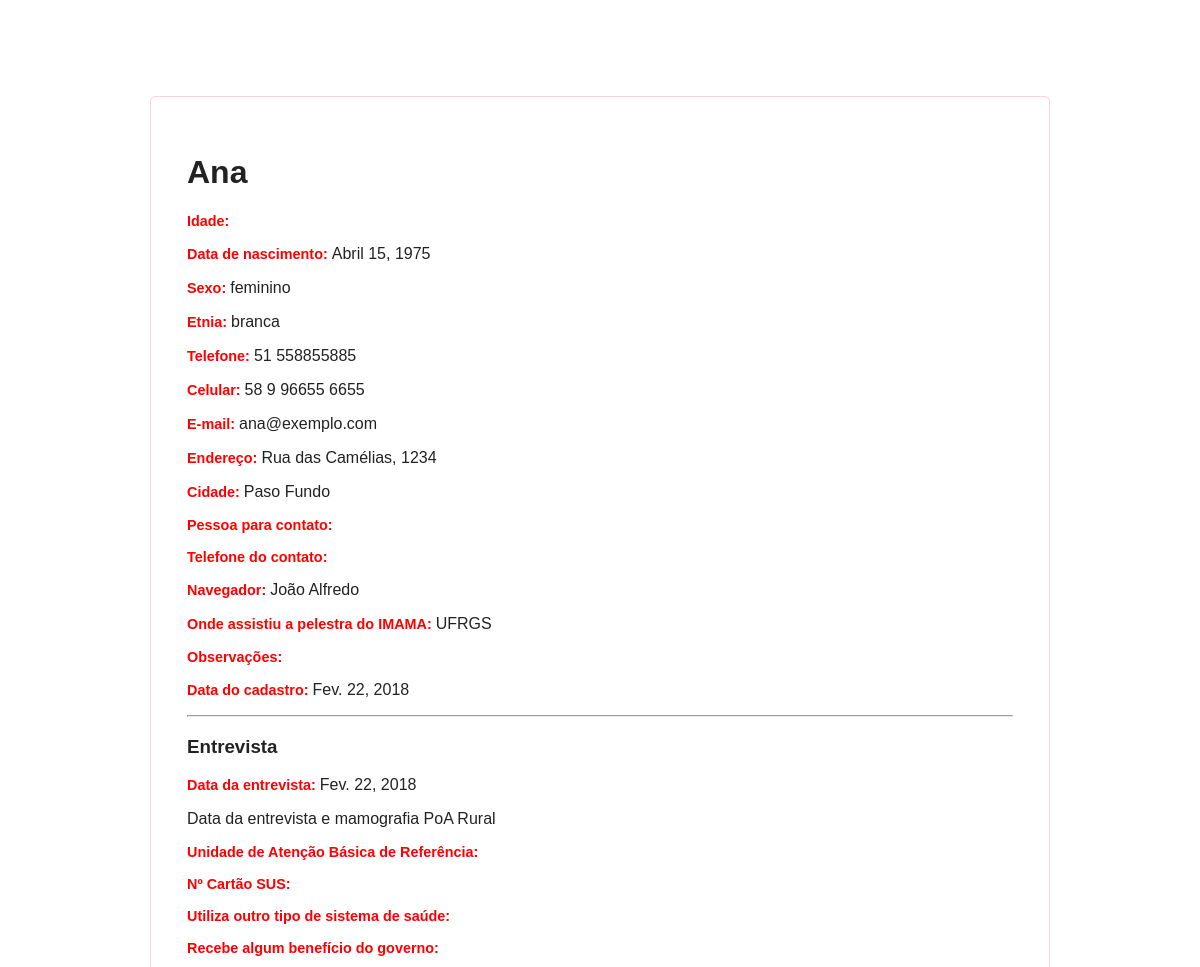
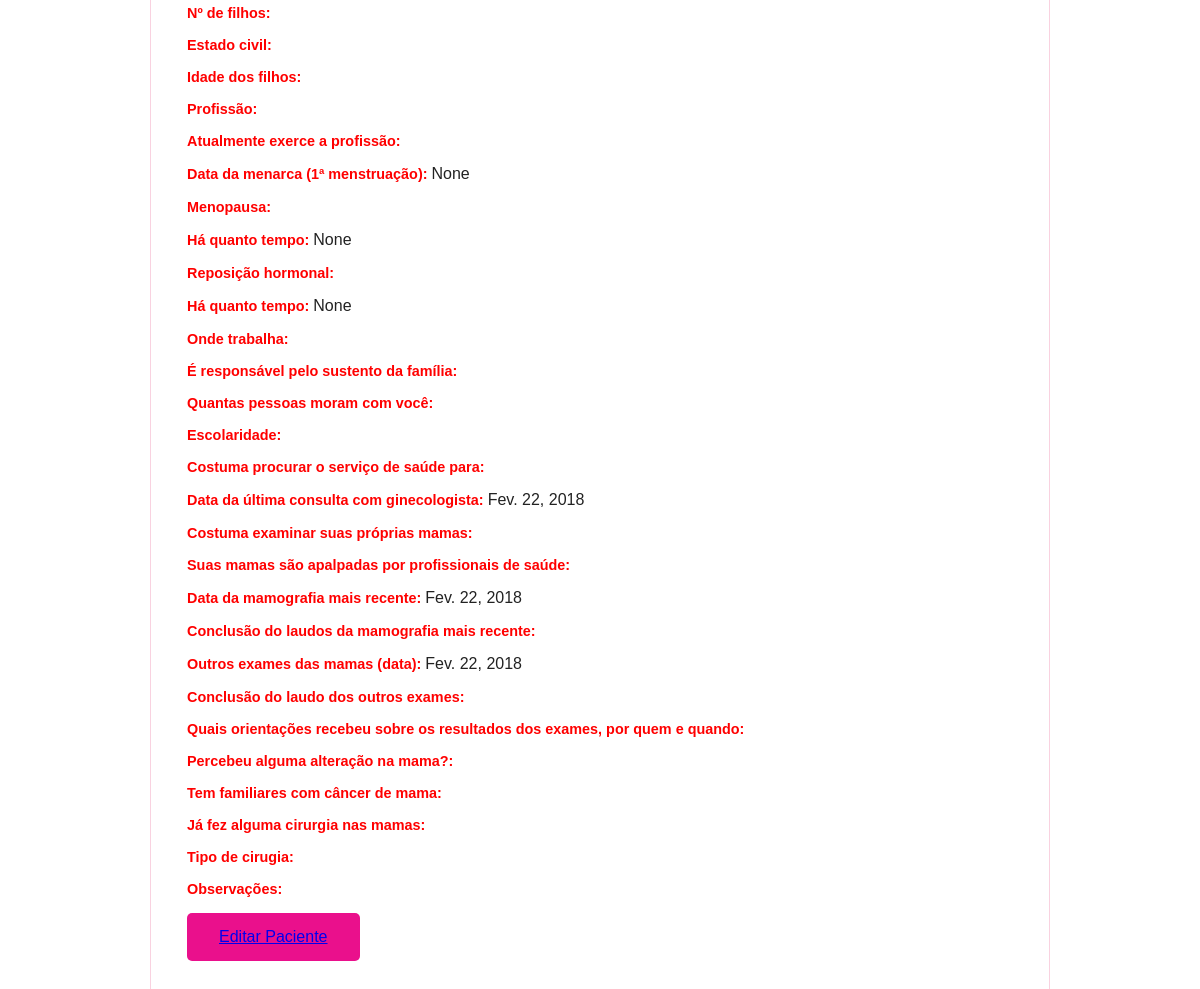
The page /paciente/3/ on the database its author committed (2 pictures, top to bottom).
### imama/models.py (models this page shows, shortened)
class Paciente(models.Model):
    imama = models.ForeignKey('auth.User',on_delete=models.CASCADE)
    nome = models.CharField('Nome da paciente', max_length=200, help_text='*')
    local_palestra = models.CharField('Onde assistiu a palestra do IMAMA', blank=True, max_length=200)
    data_nascimento = models.DateField('Data de nascimento', help_text='* Formato: dd/mm/aaaa')
    sexo = models.CharField(max_length=10, help_text='*')
    etnia = models.CharField(max_length=20, help_text='*')
    telefone = models.CharField(max_length=20, help_text='* Exemplo: 99 9999999999')
    celular = models.CharField(max_length=20, blank=True, help_text=' Exemplo: 99 9999999999')
    email = models.CharField(max_length=200, help_text='*')
    endereco = models.CharField('Endereço', max_length=400, help_text='*')
    cidade = models.CharField(max_length=50, help_text='*')
    contato_nome = models.CharField('Pessoa para contato', blank=True, max_length=200)
    contato_telefone = models.CharField('Telefone do contato', blank=True, max_length=20)
    cpf = models.CharField('CPF', max_length=20, help_text=' Apenas números')
    rg = models.CharField('RG', max_length=20, help_text='*')
    amigo_rosa = models.CharField('Navegador', max_length=200, help_text='*')
    data_cadastro = models.DateField(default=timezone.now)
    observacoes = models.TextField('Observações', blank=True)
    data_entrevista = models.DateField('Data da entrevista e mamografia PoA Rural',default=timezone.now, blank=True, null=True)
    UAB_referencia = models.CharField('Unidade de Atenção Básica de Referência', max_length=200, blank=True)
    cartao_sus = models.CharField('Nº Cartão SUS', max_length=20, blank=True)
    sistema_saude = models.CharField('Utiliza outro tipo de sistema de saúde', max_length=200, blank=True)
    beneficio_governo = models.CharField('Recebe algum benefício do governo', max_length=20, blank=True)
    qtdade_filhos = models.CharField('Estado civil', max_length=20, blank=True)
    estado_civil = models.CharField('Nº de filhos', max_length=20, blank=True)
    idade_filhos = models.CharField('Idade dos filhos', max_length=20, blank=True)
    profissao = models.CharField('Profissão', max_length=50, blank=True)
    exerce_profissao = models.CharField('Atualmente exerce a profissão', max_length=20, blank=True)
    data_menarca = models.DateField('Data da menarca (1ª menstruação)', blank=True, null=True)
    menopausa = models.CharField('Menopausa', max_length=20, blank=True)
    data_menopausa = models.DateField('Desde quando', blank=True, null=True)
    reposicao_hormonal = models.CharField('Reposição hormonal', max_length=20, blank=True)
    data_reposicao_hormonal = models.DateField('Há quanto tempo', blank=True, null=True)
    local_trabalho = models.CharField('Onde trabalha', max_length=200, blank=True)
    sustenta_familia = models.CharField('É responsável pelo sustento da família', max_length=20, blank=True)
    pessoas_familia = models.CharField('Quantas pessoas moram com você', max_length=2, blank=True)
    escolaridade = models.CharField('Escolaridade ', max_length=40, blank=True)
    motivos_servico_saude = models.TextField('Costuma procurar o serviço de saúde para', blank=True)
    ultima_consulta_ginecologista = models.DateField('Data da última consulta com ginecologista', default=timezone.now, blank=True, null=True)
    auto_exame = models.CharField('Costuma examinar suas próprias mamas', max_length=20, blank=True)
    exame_profissional = models.CharField('Suas mamas são apalpadas por profissionais de saúde', max_length=20, blank=True)
    data_mamografia = models.DateField('Data da mamografia mais recente', default=timezone.now, blank=True, null=True)
    conclusao_laudo_mamografia = models.TextField('Conclusão do laudos da mamografia mais recente', blank=True)
    data_outros_exames = models.DateField('Outros exames das mamas (data)', default=timezone.now, blank=True, null=True)
    conclusao_laudo_outros_exames = models.TextField('Conclusão do laudo dos outros exames',blank=True)
    orientacoes_exames = models.TextField('Quais orientações recebeu sobre os resultados dos exames, por quem e quando', blank=True)
    alteracao_mama = models.CharField('Percebeu alguma alteração na mama?', max_length=20, blank=True)
    familiares_cancer_mama = models.CharField('Tem familiares com câncer de mama', max_length=20, blank=True)
    cirurgia_mamas = models.CharField('Já fez alguma cirurgia nas mamas', max_length=20, blank=True)
    tipo_cirurgia_mamas = models.TextField('Tipo de cirugia', blank=True)
    observacoes_entrevista = models.TextField('Observações', blank=True)

### imama/views.py (the view)
# urls.py: url(r'^paciente/(?P<pk>\d+)/$', views.paciente_detalhe, name='paciente_detalhe'),
def paciente_detalhe(request, pk):
    paciente = get_object_or_404(Paciente, pk=pk)
    return render(request, 'imama/paciente_detalhe.html', { 'paciente': paciente })

### imama/templates/imama/paciente_detalhe.html
{% extends 'imama/base.html' %}
{% load staticfiles %}
{% block content %}
    <div class="post">
        <h1>{{ paciente.nome }}</h1>
        <p><span class="negrito">Idade: </span>{{ paciente.idade }}</p>
        <p><span class="negrito">Data de nascimento: </span>{{ paciente.data_nascimento }}</p>
        <p><span class="negrito">Sexo: </span>{{ paciente.sexo }}</p>
        <p><span class="negrito">Etnia: </span>{{ paciente.etnia }}</p>
        <p><span class="negrito">Telefone: </span>{{ paciente.telefone }}</p>
        <p><span class="negrito">Celular: </span>{{ paciente.celular }}</p>
        <p><span class="negrito">E-mail: </span>{{ paciente.email }}</p>
        <p><span class="negrito">Endereço: </span>{{ paciente.endereco }}</p>
        <p><span class="negrito">Cidade: </span>{{ paciente.cidade }}</p>
        <p><span class="negrito">Pessoa para contato: </span>{{ paciente.contato_nome }}</p>
        <p><span class="negrito">Telefone do contato: </span>{{ paciente.contato_telefone }}</p>
        <p><span class="negrito">Navegador: </span>{{ paciente.amigo_rosa }}</p>
        <p><span class="negrito">Onde assistiu a pelestra do IMAMA: </span>{{ paciente.local_palestra }}</p>
        <p><span class="negrito">Observações: </span>{{ paciente.observacoes }}</p>
        <p><span class="negrito">Data do cadastro: </span>{{ paciente.data_cadastro}}</p>
        <hr>
        <h3>Entrevista</h3>
        <p><span class="negrito"> Data da entrevista: </span> {{ paciente.data_entrevista }}</p>
        Data da entrevista e mamografia PoA Rural
        <p><span class="negrito"> Unidade de Atenção Básica de Referência: </span> {{ paciente.UAB_referencia }}</p>
        <p><span class="negrito"> Nº Cartão SUS: </span> {{ paciente.cartao_sus }}</p>
        <p><span class="negrito"> Utiliza outro tipo de sistema de saúde: </span> {{ paciente.sistema_saude }}</p>
        <p><span class="negrito"> Recebe algum benefício do governo: </span> {{ paciente.beneficio_governo }}</p>
        <p><span class="negrito"> Nº de filhos: </span> {{ paciente.qtdade_filhos }}</p>
        <p><span class="negrito"> Estado civil: </span> {{ paciente.estado_civil }}</p>
        <p><span class="negrito"> Idade dos filhos: </span> {{ paciente.idade_filhos }}</p>
        <p><span class="negrito"> Profissão: </span> {{ paciente.profissao }}</p>
        <p><span class="negrito"> Atualmente exerce a profissão: </span> {{ paciente.exerce_profissao }}</p>
        <p><span class="negrito"> Data da menarca (1ª menstruação): </span> {{ paciente.data_menarca }}</p>
        <p><span class="negrito"> Menopausa: </span> {{ paciente.menopausa }}</p>
        <p><span class="negrito"> Há quanto tempo: </span> {{ paciente.data_menopausa }}</p>
        <p><span class="negrito"> Reposição hormonal: </span> {{ paciente.reposicao_hormonal }}</p>
        <p><span class="negrito"> Há quanto tempo: </span> {{ paciente.data_reposicao_hormonal }}</p>
        <p><span class="negrito"> Onde trabalha: </span> {{ paciente.local_trabalho }}</p>
        <p><span class="negrito"> É responsável pelo sustento da família: </span> {{ paciente.sustenta_familia }}</p>
        <p><span class="negrito"> Quantas pessoas moram com você: </span> {{ paciente.pessoas_familia }}</p>
        <p><span class="negrito"> Escolaridade: </span> {{ paciente.escolaridade }}</p>
        <p><span class="negrito"> Costuma procurar o serviço de saúde para: </span> {{ paciente.motivos_servico_saude }}</p>
        <p><span class="negrito"> Data da última consulta com ginecologista: </span> {{ paciente.ultima_consulta_ginecologista }}</p>
        <p><span class="negrito"> Costuma examinar suas próprias mamas: </span> {{ paciente.auto_exame }}</p>
        <p><span class="negrito"> Suas mamas são apalpadas por profissionais de saúde: </span> {{ paciente.exame_profissional }}</p>
        <p><span class="negrito"> Data da mamografia mais recente: </span> {{ paciente.data_mamografia }}</p>
        <p><span class="negrito"> Conclusão do laudos da mamografia mais recente: </span> {{ paciente.conclusao_laudo_mamografia }}</p>
        <p><span class="negrito"> Outros exames das mamas (data): </span> {{ paciente.data_outros_exames }}</p>
        <p><span class="negrito"> Conclusão do laudo dos outros exames: </span> {{ paciente.conclusao_laudo_outros_exames }}</p>
        <p><span class="negrito"> Quais orientações recebeu sobre os resultados dos exames, por quem e quando: </span> {{ paciente.orientacoes_exames }}</p>
        <p><span class="negrito"> Percebeu alguma alteração na mama?: </span> {{ paciente.alteracao_mama }}</p>
        <p><span class="negrito"> Tem familiares com câncer de mama: </span> {{ paciente.familiares_cancer_mama }}</p>
        <p><span class="negrito"> Já fez alguma cirurgia nas mamas: </span> {{ paciente.cirurgia_mamas }}</p>
        <p><span class="negrito"> Tipo de cirugia: </span> {{ paciente.tipo_cirurgia_mamas }}</p>
        <p><span class="negrito"> Observações: </span> {{ paciente.observacoes_entrevista }}</p>
    </div>
    <button class="btn">
      <a href="{% url 'editar_paciente' pk=paciente.pk %}">Editar Paciente</a>
    </button>
{% endblock %}

### imama/static/css/imama.css (style rules this page uses)
* { box-sizing: border-box; }
body { background-color: ; font-family: sans-serif; height: 100vh; margin: 0 auto; width: 100vw; }
.aviso, p span { font-size: 0.9em; color: red; }
.negrito { font-weight: bold; }
.btn { background-color: #ea108c; border: none; border-radius: 5px; color: white; display: inline-block; font-size: 16px; padding: 15px 32px; text-align: center; text-decoration: none; }

### rows shown on the page
Paciente: nome "Ana", data_nascimento "Abril 15, 1975", sexo "feminino", etnia "branca", telefone "51 558855885", celular "58 9 96655 6655", email "ana@exemplo.com", endereco "Rua das Camélias, 1234", cidade "Paso Fundo", amigo_rosa "João Alfredo", local_palestra "UFRGS", data_cadastro "Fev. 22, 2018", data_entrevista "Fev. 22, 2018", data_menarca "None", data_menopausa "None", data_reposicao_hormonal "None", ultima_consulta_ginecologista "Fev. 22, 2018", data_mamografia "Fev. 22, 2018", data_outros_exames "Fev. 22, 2018"
